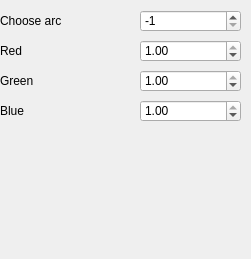
     <widget class="QWidget" name="colorBox">
      <property name="geometry">
       <rect>
        <x>0</x>
        <y>0</y>
        <width>251</width>
        <height>259</height>
       </rect>
      </property>
      <attribute name="label">
       <string>Color</string>
      </attribute>
      <widget class="QSpinBox" name="chooseColorArc">
       <property name="geometry">
        <rect>
         <x>140</x>
         <y>10</y>
         <width>101</width>
         <height>22</height>
        </rect>
       </property>
       <property name="minimum">
        <number>-1</number>
       </property>
       <property name="maximum">
        <number>9999</number>
       </property>
       <property name="singleStep">
        <number>1</number>
       </property>
       <property name="value">
        <number>-1</number>
       </property>
      </widget>
      <widget class="QLabel" name="label_12">
       <property name="geometry">
        <rect>
         <x>0</x>
         <y>10</y>
         <width>101</width>
         <height>21</height>
        </rect>
       </property>
       <property name="text">
        <string>Choose arc</string>
       </property>
      </widget>
      <widget class="QDoubleSpinBox" name="chooseColorRed">
       <property name="geometry">
        <rect>
         <x>140</x>
         <y>40</y>
         <width>101</width>
         <height>22</height>
        </rect>
       </property>
       <property name="maximum">
        <double>1.000000000000000</double>
       </property>
       <property name="singleStep">
        <double>0.010000000000000</double>
       </property>
       <property name="value">
        <double>1.000000000000000</double>
       </property>
      </widget>
      <widget class="QLabel" name="label_13">
       <property name="geometry">
        <rect>
         <x>0</x>
         <y>40</y>
         <width>101</width>
         <height>21</height>
        </rect>
       </property>
       <property name="text">
        <string>Red</string>
       </property>
      </widget>
      <widget class="QDoubleSpinBox" name="chooseColorGreen">
       <property name="geometry">
        <rect>
         <x>140</x>
         <y>70</y>
         <width>101</width>
         <height>22</height>
        </rect>
       </property>
       <property name="maximum">
        <double>1.000000000000000</double>
       </property>
       <property name="singleStep">
        <double>0.010000000000000</double>
       </property>
       <property name="value">
        <double>1.000000000000000</double>
       </property>
      </widget>
      <widget class="QLabel" name="label_14">
       <property name="geometry">
        <rect>
         <x>0</x>
         <y>70</y>
         <width>101</width>
         <height>21</height>
        </rect>
       </property>
       <property name="text">
        <string>Green</string>
       </property>
      </widget>
      <widget class="QDoubleSpinBox" name="chooseColorBlue">
       <property name="geometry">
        <rect>
         <x>140</x>
         <y>100</y>
         <width>101</width>
         <height>22</height>
        </rect>
       </property>
       <property name="maximum">
        <double>1.000000000000000</double>
       </property>
       <property name="singleStep">
        <double>0.010000000000000</double>
       </property>
       <property name="value">
        <double>1.000000000000000</double>
       </property>
      </widget>
      <widget class="QLabel" name="label_15">
       <property name="geometry">
        <rect>
         <x>0</x>
         <y>100</y>
         <width>101</width>
         <height>21</height>
        </rect>
       </property>
       <property name="text">
        <string>Blue</string>
       </property>
      </widget>
     </widget>
